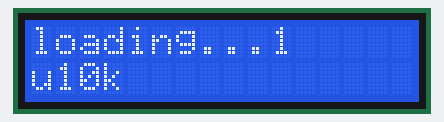
A program run on a simulated ESP32 board running MicroPython. Parts: 16×2 character LCD. Library files of the repository ran but are not shown: esp32_i2c_1602lcd.py.

Above: at 0.1 s.
At 4.2 s:
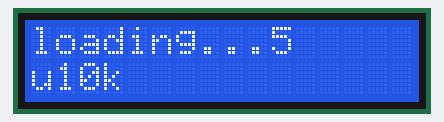
At 9.4 s:
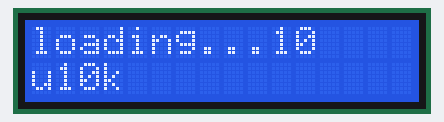
At 18.6 s:
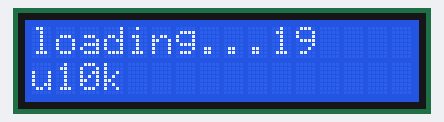
At 27.9 s:
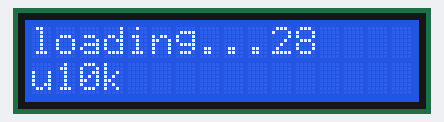
At 38.1 s:
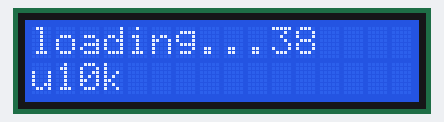

The program:

1602lcd.py
```python
import time
from machine import SoftI2C, Pin
from esp32_i2c_1602lcd import I2cLcd
#from datetime import datetime

#now = datetime.now()

DEFAULT_I2C_ADDR = 0x27
i2c = SoftI2C(sda=Pin(15),scl=Pin(2),freq=100000)
lcd = I2cLcd(i2c, DEFAULT_I2C_ADDR, 2, 16)

for i in range(1, 100):
    lcd.clear()
    #current_time = now.strftime("%H:%M:%S")
    #lcd.putstr("当前时间 =", current_time)
    lcd.putstr("loading...{}\n".format(i))
    lcd.putstr("u10k")
    time.sleep(1)

# SDA GPIO15
# SCL GPIO2
# Vcc 5V （3V显示不清楚）
# GND GND
```

Measured:
- what the display in image 0 shows lasts 1.0 s, from 0.1 s to 1.1 s
